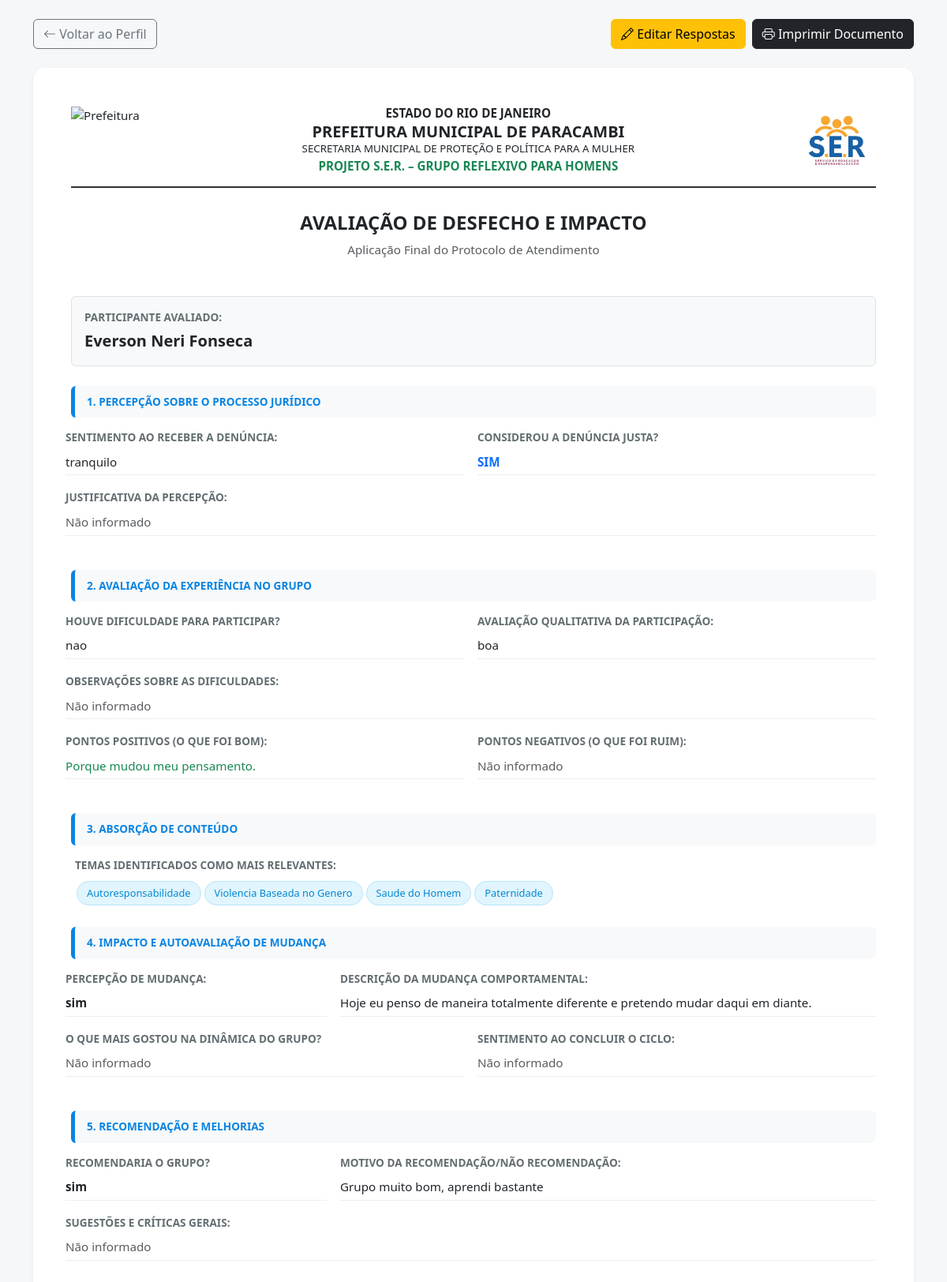
Before: /public/ficha_final_ver.php?participante_id=169 (signed in) with the older database file.
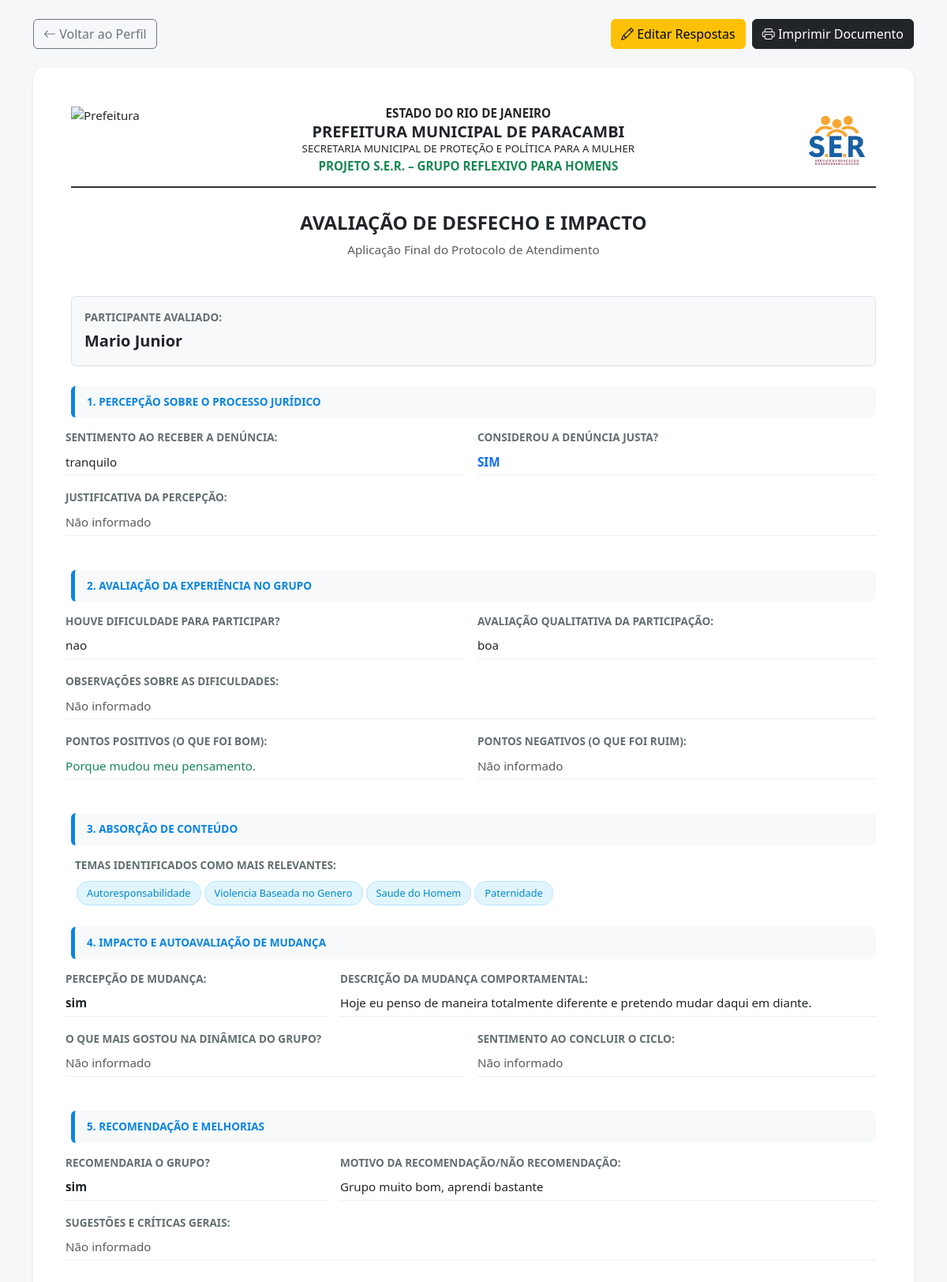
After: the same page with the newer database file.
### tables this page shows
CREATE TABLE `participantes` (
  `id` int(11) NOT NULL,
  `nome` varchar(120) NOT NULL,
  `numero_processo` varchar(50) DEFAULT NULL,
  `cpf` varchar(11) DEFAULT NULL,
  `data_nascimento` date DEFAULT NULL,
  `telefone` varchar(20) DEFAULT NULL,
  `email` varchar(120) DEFAULT NULL,
  `endereco` varchar(150) DEFAULT NULL,
  `bairro` varchar(100) DEFAULT NULL,
  `turma_id` int(11) DEFAULT NULL,
  `observacoes` text DEFAULT NULL,
  `criado_em` timestamp NOT NULL DEFAULT current_timestamp(),
  `caso_id` int(11) DEFAULT NULL,
  `status` enum('ativo','inativo') DEFAULT 'ativo',
  `total_passagens` int(11) DEFAULT 0
);

### public/ficha_final_ver.php (the view, shortened to what the changed rows need)
<?php
require_once __DIR__ . '/../config/conexao.php';
$participante_id = $_GET['participante_id'] ?? null;
$stmt = $pdo->prepare("SELECT nome FROM participantes WHERE id = ?");
$stmt->execute([$participante_id]);
$p = $stmt->fetch();
?>
<!DOCTYPE html>
<html lang="pt-br">
<head>
    <link href="https://cdn.jsdelivr.net/npm/bootstrap@5.3.0/dist/css/bootstrap.min.css" rel="stylesheet">
    <link rel="stylesheet" href="https://cdn.jsdelivr.net/npm/bootstrap-icons@1.11.3/font/bootstrap-icons.min.css">
</head>
<body>
<div class="container py-4">
    <div class="card shadow-sm">
        <div class="card-body p-5">
            <div class="mb-4 p-3 border rounded bg-light">
                <span class="label">Participante avaliado:</span>
                <span class="fs-5 fw-bold text-dark"><?= htmlspecialchars($p['nome']) ?></span>
            </div>
        </div>
    </div>
</div>
</body>
</html>

Changed rows visible on the page:
changed participantes: nome "Everson Neri Fonseca" → "Mario Junior"
